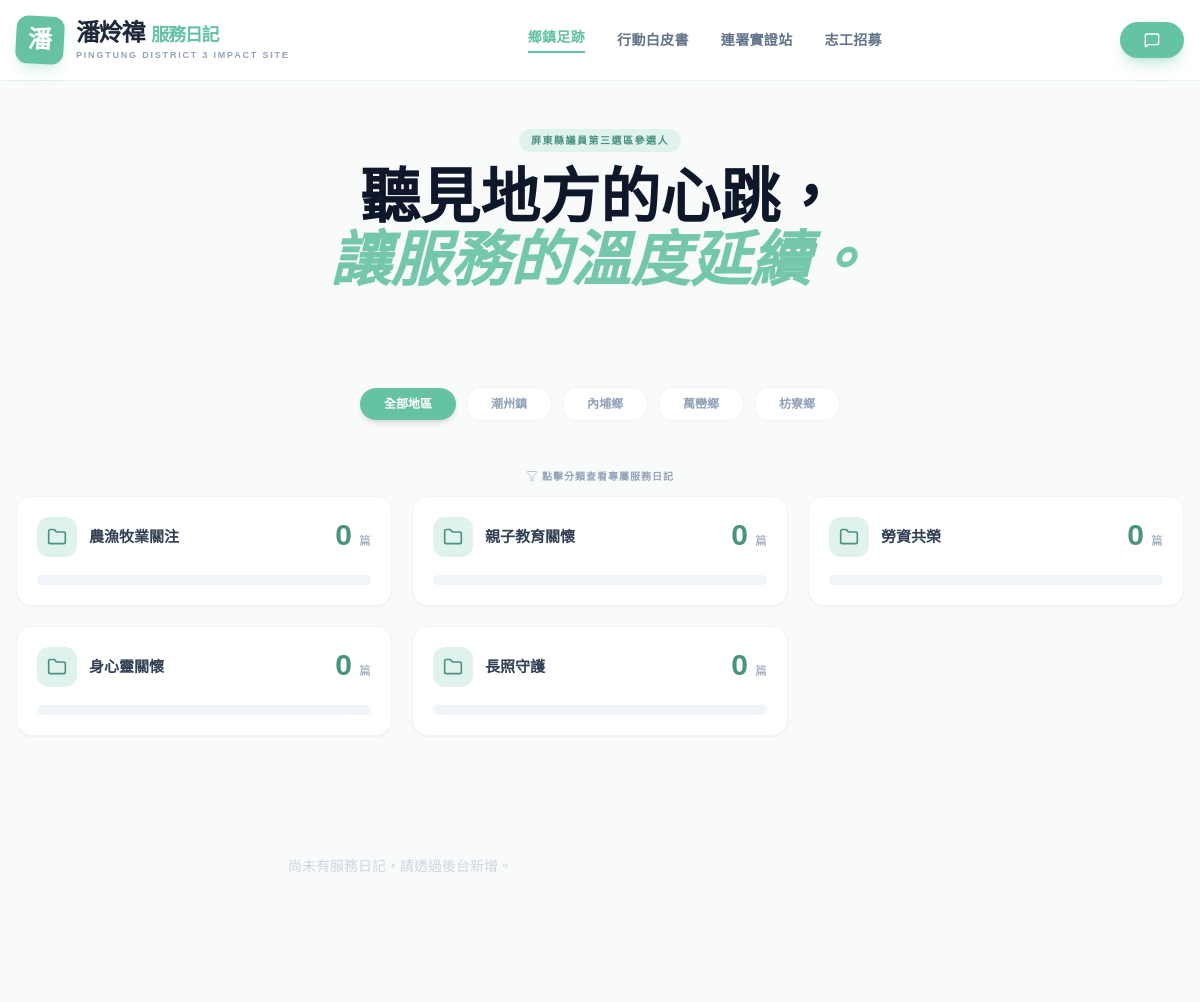
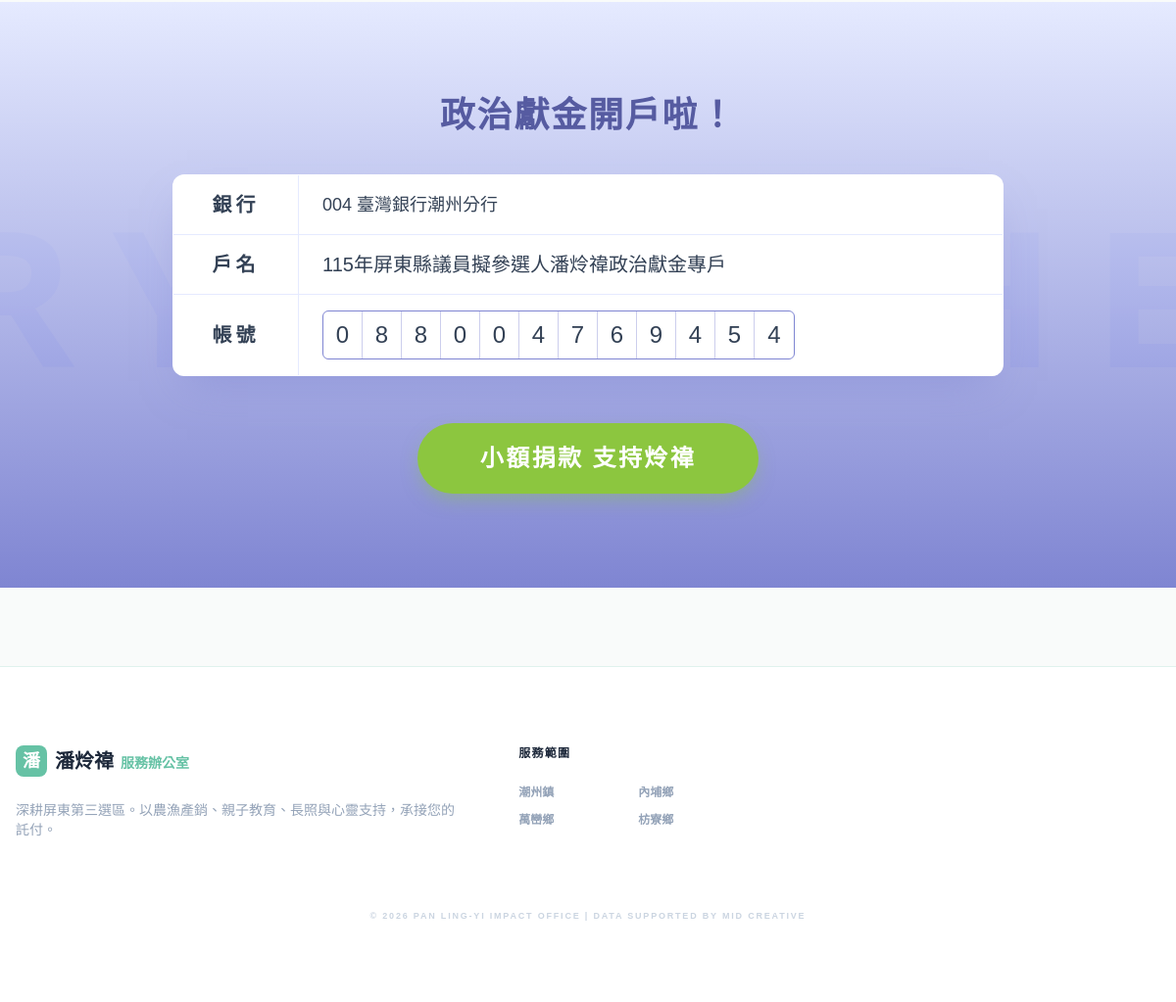
The page / on the database its author committed (2 pictures, top to bottom).
### tables this page shows
CREATE TABLE IF NOT EXISTS `post_towns` (
  `id` INT UNSIGNED NOT NULL AUTO_INCREMENT,
  `name` VARCHAR(255) NOT NULL,
  `sort_order` INT NOT NULL DEFAULT 0,
  PRIMARY KEY (`id`)
);

CREATE TABLE IF NOT EXISTS `post_categories` (
  `id` INT UNSIGNED NOT NULL AUTO_INCREMENT,
  `name` VARCHAR(255) NOT NULL,
  `color_theme` VARCHAR(100) NOT NULL DEFAULT 'bg-slate-50 text-slate-600 border-slate-100',
  `sort_order` INT NOT NULL DEFAULT 0,
  PRIMARY KEY (`id`)
);

### admin/src/Models/Town.php (called while the page is built, shortened)
<?php
final class Town
{
    public static function all(): array
    {
        $pdo = Database::getInstance();
        return $pdo->query('SELECT * FROM post_towns ORDER BY sort_order ASC, id DESC')->fetchAll(PDO::FETCH_ASSOC);
    }
}

### index.php (the view, shortened to what this page needs)
<?php
try {
    $pdo   = Database::getInstance();
    $posts = Post::allPublished();
    $towns = Town::all();
    $categoryStatsStmt = $pdo->query('
        SELECT c.id, c.name, c.color_theme, COUNT(p.id) as post_count
        FROM post_categories c
        LEFT JOIN posts p ON c.id = p.category_id AND p.is_published = 1
        GROUP BY c.id
        ORDER BY c.sort_order ASC
    ');
    $categoryStats = $categoryStatsStmt->fetchAll();
    $settings = $pdo->query('SELECT * FROM settings')->fetchAll();
    $settingsMap = [];
    foreach ($settings as $s) {
        $settingsMap[$s['setting_key']] = $s['setting_value'];
    }
} catch (\Throwable $e) {
    error_log('Front index error: ' . $e->getMessage());
    $posts       = [];
    $towns       = [];
    $whitepapers = [];
    $categoryStats = [];
    $settingsMap = [];
}
?>
<nav class="sticky top-0 z-50 bg-white/95 backdrop-blur-md border-b border-[#E0F2ED]">
    <div class="max-w-7xl mx-auto px-4 h-16 md:h-20 flex items-center justify-between">
        <div class="flex items-center gap-2 md:gap-3 py-2 cursor-pointer" onclick="switchView('home')">
            <div class="w-10 h-10 md:w-12 md:h-12 bg-brand-green rounded-xl flex items-center justify-center text-white shadow-lg shadow-[#66C2A5]/20 rotate-3 hover:rotate-0 transition-all">
                <span class="font-serif text-xl md:text-2xl font-bold">潘</span>
            </div>
            <div class="flex flex-col text-left">
                <span class="font-serif text-lg md:text-2xl font-black tracking-tighter text-slate-800">
                    潘炩禕 <span class="brand-green font-sans text-sm md:text-lg font-bold ml-0.5">服務日記</span>
                </span>
                <span class="text-[8px] md:text-[9px] font-bold text-slate-400 uppercase tracking-[0.1em] md:tracking-[0.2em]">Pingtung District 3 Impact Site</span>
            </div>
        </div>
        <div class="hidden lg:flex items-center gap-8 text-sm font-bold tracking-wide">
            <button onclick="switchView('home')"     id="nav-home"     class="nav-btn brand-green border-b-2 border-brand-green pb-1">鄉鎮足跡</button>
            <button onclick="switchView('issues')"   id="nav-issues"   class="nav-btn text-slate-500 hover:brand-green">行動白皮書</button>
            <button onclick="switchView('feedback')" id="nav-feedback" class="nav-btn text-slate-500 hover:brand-green">連署實證站</button>
            <a href="/volunteer.php" class="nav-btn text-slate-500 hover:brand-green">志工招募</a>
        </div>
        <div class="flex items-center gap-2">
            <a href="tel:081234567" class="bg-brand-green text-white px-4 md:px-6 py-2 md:py-2.5 rounded-full text-xs md:text-sm font-black shadow-lg shadow-[#66C2A5]/30 flex items-center gap-2 hover:bg-[#57A891] transition-all">
                <i data-lucide="message-square" class="w-3.5 h-3.5 md:w-4 md:h-4"></i> <span class="hidden xs:inline">線上陳情</span>
            </a>
        </div>
    </div>
</nav>
<main class="max-w-7xl mx-auto px-4 py-8 md:py-12 text-left">
    <?php
    $heroBg = $settingsMap['HERO_BG_IMAGE'] ?? '';
    $heroBlur = ($settingsMap['HERO_BG_BLUR'] ?? '0') === '1' ? 'backdrop-filter: blur(10px); background-color: rgba(255,255,255,0.3);' : '';
    $bgStyle = $heroBg ? "background-image: url('" . htmlspecialchars($heroBg) . "'); background-size: cover; background-position: center;" : "";
    $headerClass = $heroBg ? "mb-8 md:mb-16 relative rounded-[2.5rem] overflow-hidden shadow-[0_10px_40px_-15px_rgba(102,194,165,0.3)] border border-[#E0F2ED]/50 aspect-[1/1] sm:aspect-[16/9] md:aspect-[2.5/1] flex flex-col items-center justify-center p-6" : "mb-8 md:mb-16 text-center";
    $heroTag = $settingsMap['HERO_TAG'] ?? '屏東縣議員第三選區參選人';
    ?>
    <header class="<?= $headerClass ?>" style="<?= $bgStyle ?>">
        <div id="hero-overlay" class="absolute inset-0" style="<?= $heroBlur ?>"></div>
        <div id="hero-text-content" class="relative z-10 flex flex-col items-center text-center">
            <?php if ($heroTag): ?>
            <div class="inline-block bg-[#E0F2ED] px-3 py-1 rounded-full text-[#4A937F] text-[9px] md:text-[10px] font-black mb-4 tracking-[0.15em] uppercase"><?= htmlspecialchars($heroTag) ?></div>
            <?php endif; ?>
            <h1 id="main-title" class="text-3xl md:text-6xl font-serif font-black text-slate-900 mb-6 md:mb-8 leading-tight px-2">
                聽見地方的心跳，<br class="hidden md:block">
                <span class="brand-green font-sans italic opacity-90">讓服務的溫度延續。</span>
            </h1>
        </div>
    </header>
    <div id="view-home" class="view-content">
        <section class="mb-8 overflow-x-auto whitespace-nowrap pb-4 no-scrollbar -mx-4 px-4 text-center">
            <div class="flex flex-nowrap items-center justify-center gap-2.5">
                <button onclick="filterTown(this,'全部地區')" class="town-btn active-town px-6 py-2 rounded-full text-xs font-bold bg-brand-green text-white shadow-md">全部地區</button>
                <?php foreach ($towns as $town): if($town['name'] === '全部地區') continue; ?>
                <button onclick="filterTown(this,'<?= htmlspecialchars($town['name']) ?>')" class="town-btn px-6 py-2 rounded-full text-xs font-bold bg-white text-slate-400 border border-slate-100"><?= htmlspecialchars($town['name']) ?></button>
                <?php endforeach; ?>
            </div>
        </section>
        <p class="text-center text-slate-400 text-[10px] mb-3 font-bold tracking-[0.1em]"><i data-lucide="filter" class="inline w-3 h-3 mr-1 -mt-0.5 opacity-60"></i>點擊分類查看專屬服務日記</p>
        <section class="mb-10 grid grid-cols-2 lg:grid-cols-3 xl:grid-cols-4 gap-3 md:gap-5 text-left">
            <?php
            foreach ($categoryStats as $c):
                $count = (int)$c['post_count'];
                $theme = !empty($c['color_theme']) ? htmlspecialchars($c['color_theme']) : 'brand-green';
                $colorMap = [
                    'brand-green' => ['bg' => 'bg-[#E0F2ED]', 'text' => 'text-[#4A937F]', 'bar' => 'bg-[#66C2A5]', 'hover' => 'hover:border-[#66C2A5]/50 hover:shadow-[#66C2A5]/10'],
                    'blue' => ['bg' => 'bg-blue-50', 'text' => 'text-blue-600', 'bar' => 'bg-blue-400', 'hover' => 'hover:border-blue-300 hover:shadow-blue-500/10'],
                    'red' => ['bg' => 'bg-red-50', 'text' => 'text-red-500', 'bar' => 'bg-red-400', 'hover' => 'hover:border-red-300 hover:shadow-red-500/10'],
                    'yellow' => ['bg' => 'bg-yellow-50', 'text' => 'text-yellow-600', 'bar' => 'bg-yellow-400', 'hover' => 'hover:border-yellow-300 hover:shadow-yellow-500/10'],
                    'purple' => ['bg' => 'bg-purple-50', 'text' => 'text-purple-600', 'bar' => 'bg-purple-400', 'hover' => 'hover:border-purple-300 hover:shadow-purple-500/10'],
                    'orange' => ['bg' => 'bg-orange-50', 'text' => 'text-orange-500', 'bar' => 'bg-orange-400', 'hover' => 'hover:border-orange-300 hover:shadow-orange-500/10'],
                    'pink' => ['bg' => 'bg-pink-50', 'text' => 'text-pink-500', 'bar' => 'bg-pink-400', 'hover' => 'hover:border-pink-300 hover:shadow-pink-500/10'],
                    'slate' => ['bg' => 'bg-slate-50', 'text' => 'text-slate-600', 'bar' => 'bg-slate-400', 'hover' => 'hover:border-slate-300 hover:shadow-slate-500/10'],
                ];
                $colors = $colorMap[$theme] ?? $colorMap['brand-green'];
            ?>
            <button onclick="filterCategory('<?= htmlspecialchars($c['name']) ?>')" id="cat-btn-<?= htmlspecialchars(md5($c['name'])) ?>" class="category-btn relative bg-white p-3 md:p-5 rounded-2xl border border-slate-100 shadow-sm flex flex-col justify-between group <?= $colors['hover'] ?> transition-all duration-300 cursor-pointer overflow-hidden text-left h-full min-h-[110px] transform hover:-translate-y-1">
                <div class="flex justify-between items-start w-full mb-3 md:mb-4">
                    <div class="flex items-center gap-2 md:gap-3">
                        <div class="w-8 h-8 md:w-10 md:h-10 rounded-xl <?= $colors['bg'] ?> flex items-center justify-center shrink-0">
                            <i data-lucide="folder" class="<?= $colors['text'] ?> w-4 h-4 md:w-5 md:h-5"></i>
                        </div>
                        <h3 class="text-sm md:text-[15px] font-bold text-slate-700 leading-tight text-left">
                            <?= htmlspecialchars($c['name']) ?>
                        </h3>
                    </div>
                    <div class="text-right shrink-0">
                        <span class="text-2xl md:text-3xl font-black <?= $colors['text'] ?> tracking-tighter counter-value" data-target="<?= $count ?>">0</span>
                        <span class="text-[10px] md:text-xs text-slate-400 font-medium ml-0.5 md:ml-1">篇</span>
                    </div>
                </div>
                <div class="w-full bg-slate-100 h-2.5 rounded-full overflow-hidden mt-auto">
                </div>
            </button>
            <?php endforeach; ?>
        </section>
        <div class="grid grid-cols-1 md:grid-cols-2 lg:grid-cols-3 gap-6 md:gap-8" id="service-list">
            <?php if (empty($posts)): ?>
            <div class="md:col-span-2 py-20 text-center text-slate-300 text-sm">尚未有服務日記，請透過後台新增。</div>
            <?php endif; ?>
        </div>
    </div>
</main>
<section class="relative bg-gradient-to-b from-[#e5eaff] to-[#7f85d2] py-16 md:py-24 overflow-hidden flex flex-col items-center">
    <div class="absolute inset-0 flex items-center justify-center pointer-events-none overflow-hidden select-none mix-blend-overlay">
        <span class="text-[5rem] md:text-[9rem] lg:text-[12rem] font-black text-[#565ba1] opacity-20 whitespace-nowrap tracking-[0.2em] font-sans">CARRY THE HEART</span>
    </div>
    <div class="relative z-10 w-full max-w-4xl px-4 md:px-6 flex flex-col items-center text-center">
        <h2 class="text-3xl md:text-4xl font-black text-[#565ba1] mb-10 tracking-wider">政治獻金開戶啦！</h2>
        <div class="w-full bg-white rounded-xl shadow-[0_20px_40px_-15px_rgba(127,133,210,0.5)] border border-white/50 overflow-hidden mb-12 text-left">
            <div class="flex flex-col md:flex-row border-b border-[#e5eaff]">
                <div class="md:w-32 bg-white flex items-center justify-center md:justify-center px-6 py-4 md:border-r border-[#e5eaff]">
                    <span class="text-xl font-bold text-slate-700 tracking-[0.2em]">銀行</span>
                </div>
                <div class="flex-1 px-6 py-4 bg-white flex items-center justify-center md:justify-start">
                    <span class="text-lg font-medium text-slate-700">004 臺灣銀行潮州分行</span>
                </div>
            </div>
            <div class="flex flex-col md:flex-row border-b border-[#e5eaff]">
                <div class="md:w-32 bg-white flex items-center justify-center md:justify-center px-6 py-4 md:border-r border-[#e5eaff]">
                    <span class="text-xl font-bold text-slate-700 tracking-[0.2em]">戶名</span>
                </div>
                <div class="flex-1 px-6 py-4 bg-white flex items-center justify-center md:justify-start">
                    <span class="text-lg md:text-xl font-medium text-slate-700">115年屏東縣議員擬參選人潘炩禕政治獻金專戶</span>
                </div>
            </div>
            <div class="flex flex-col md:flex-row">
                <div class="md:w-32 bg-white flex items-center justify-center md:justify-center px-6 py-4 md:border-r border-[#e5eaff]">
                    <span class="text-xl font-bold text-slate-700 tracking-[0.2em]">帳號</span>
                </div>
                <div class="flex-1 px-4 py-4 md:px-6 bg-white flex items-center justify-center md:justify-start">
                    <div class="flex border border-[#7f85d2] rounded-md overflow-hidden bg-white max-w-full overflow-x-auto">
                        <?php
                        $accountStr = '088004769454';
                        for($i=0; $i<strlen($accountStr); $i++):
                        ?>
                        <div class="w-8 h-10 md:w-10 md:h-12 flex items-center justify-center text-xl md:text-2xl font-medium text-slate-700 <?= $i < strlen($accountStr)-1 ? 'border-r border-[#7f85d2]/40' : '' ?> shrink-0">
                            <?= $accountStr[$i] ?>
                        </div>
                        <?php endfor; ?>
                    </div>
                </div>
            </div>
        </div>
        <button class="bg-[#8cc63f] hover:bg-[#7db435] text-white text-xl md:text-2xl font-bold py-4 md:py-5 px-10 md:px-16 rounded-full shadow-[0_8px_20px_-5px_rgba(140,198,63,0.5)] transition-transform hover:-translate-y-1 tracking-widest flex items-center gap-3">
            小額捐款 支持炩禕
        </button>
    </div>
</section>
<footer class="bg-white border-t border-[#E0F2ED] py-12 md:py-20 mt-12 md:mt-20">
    <div class="max-w-7xl mx-auto px-6 md:px-4 grid grid-cols-1 md:grid-cols-12 gap-10 md:gap-16">
        <div class="md:col-span-5">
            <div class="flex items-center gap-2 mb-6">
                <div class="w-8 h-8 bg-brand-green rounded-lg flex items-center justify-center text-white font-serif font-black text-lg">潘</div>
                <span class="font-serif font-black text-xl text-slate-800">潘炩禕 <span class="brand-green font-sans text-sm ml-0.5">服務辦公室</span></span>
            </div>
            <p class="text-slate-400 text-xs md:text-sm leading-relaxed font-medium mb-6">深耕屏東第三選區。以農漁產銷、親子教育、長照與心靈支持，承接您的託付。</p>
        </div>
        <div class="md:col-span-3">
            <h4 class="font-black text-xs mb-6 text-slate-800 tracking-[0.1em] uppercase">服務範圍</h4>
            <div class="grid grid-cols-2 gap-y-3 text-slate-400 text-xs font-bold">
                <?php foreach (['潮州鎮','內埔鄉','萬巒鄉','枋寮鄉'] as $t): ?>
                <span><?= $t ?></span>
                <?php endforeach; ?>
            </div>
        </div>
    </div>
    <div class="mt-12 text-center text-slate-300 text-[9px] font-black tracking-[0.2em] uppercase">
        © 2026 PAN LING-YI IMPACT OFFICE | DATA SUPPORTED BY MID CREATIVE
    </div>
</footer>

### admin/src/Layout/FrontLayout.php (style rules this page uses)
body { font-family: 'Noto Sans TC', sans-serif; background-color: #F9FBFA; color: #1e293b; -webkit-font-smoothing: antialiased; }
.font-serif { font-family: 'Noto Serif TC', serif; }
.brand-green { color: #66C2A5; }
.bg-brand-green { background-color: #66C2A5; }
.border-brand-green { border-color: #66C2A5; }
.transition-all { transition: all 0.3s cubic-bezier(0.4, 0, 0.2, 1); }
.no-scrollbar { -ms-overflow-style: none; scrollbar-width: none; }
* { -webkit-tap-highlight-color: transparent; }

### rows shown on the page
post_towns: name "潮州鎮"
post_towns: name "內埔鄉"
post_towns: name "萬巒鄉"
post_towns: name "枋寮鄉"
post_categories: name "農漁牧業關注"
post_categories: name "親子教育關懷"
post_categories: name "勞資共榮"
post_categories: name "身心靈關懷"
post_categories: name "長照守護"

### other values the page prints
$heroTag "屏東縣議員第三選區參選人"
$accountStr[$i] "0"
$accountStr[$i] "8"
$accountStr[$i] "4"
$accountStr[$i] "7"
$accountStr[$i] "6"
$accountStr[$i] "9"
$accountStr[$i] "5"
$t "潮州鎮"
$t "內埔鄉"
$t "萬巒鄉"
$t "枋寮鄉"
